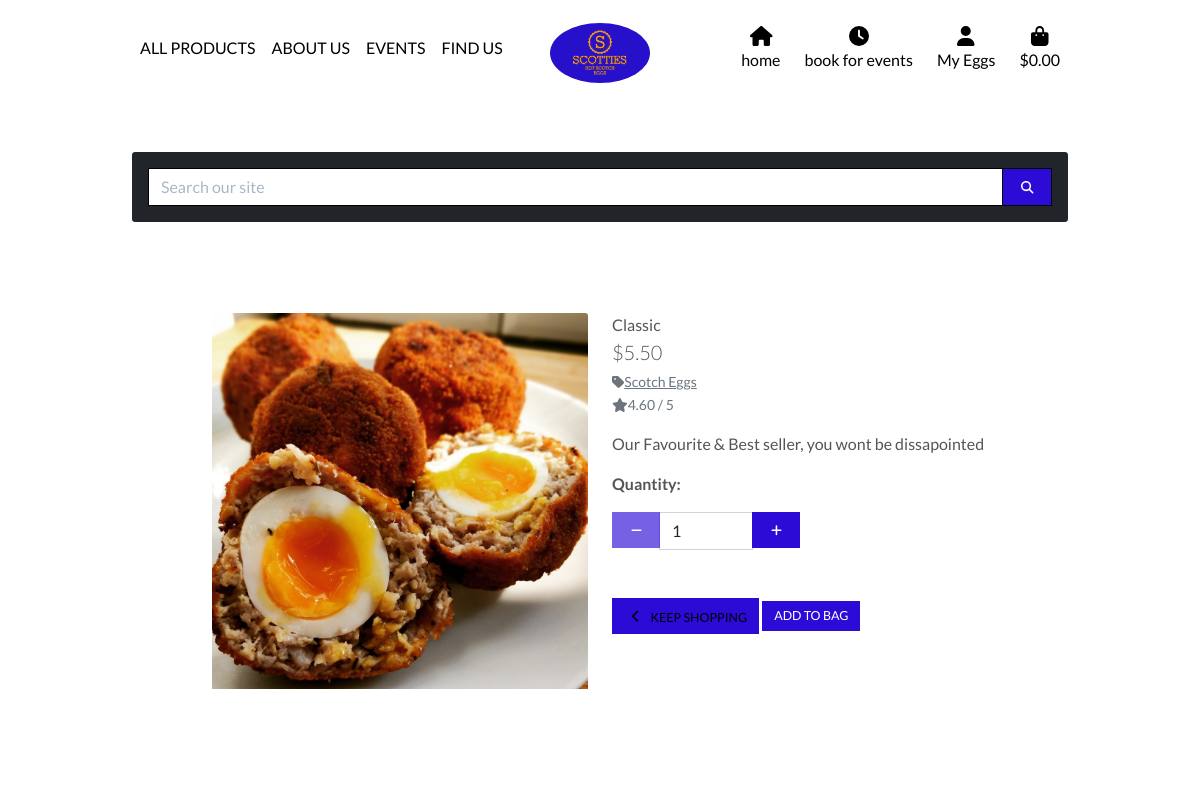
The page /products/1/ on the database its author committed.
### products/models.py (models this page shows, shortened)
class Product(models.Model):
    category = models.ForeignKey('Category', null=True, blank=True, on_delete=models.SET_NULL)
    sku = models.CharField(max_length=254, null=True, blank=True)
    name = models.CharField(max_length=254)
    description = models.TextField()
    price = models.DecimalField(max_digits=6, decimal_places=2)
    rating = models.DecimalField(max_digits=6, decimal_places=2, null=True, blank=True)
    image_url = models.URLField(max_length=1024, null=True, blank=True)
    image = models.ImageField(null=True, blank=True)

class Category(models.Model):
    name = models.CharField(max_length=254)
    friendly_name = models.CharField(max_length=254, null=True, blank=True)

### products/views.py (the view)
# urls.py: path('<int:product_id>/', views.product_detail, name='product_detail'),
def product_detail(request, product_id):
    product = get_object_or_404(Product, pk=product_id)
    context = {
        'product': product,
    }
    return render(request, 'products/product_detail.html', context)

### bag/contexts.py (called while the page is built, shortened)
def bag_contents(request):
    bag_items = []
    total = 0
    product_count = 0
    bag = request.session.get('bag', {})
    if total < settings.FREE_DELIVERY_THRESHOLD:
        delivery = total * Decimal(settings.STANDARD_DELIVERY_PERCENTAGE / 100)
        free_delivery_delta = settings.FREE_DELIVERY_THRESHOLD - total
    else:
        delivery = 0
        free_delivery_delta = 0
    grand_total = delivery + total
    context = {
        'bag_items': bag_items,
        'total': total,
        'product_count': product_count,
        'delivery': delivery,
        'free_delivery_delta': free_delivery_delta,
        'free_delivery_threshold': settings.FREE_DELIVERY_THRESHOLD,
        'grand_total': grand_total,
    }
    return context

### products/templates/products/product_detail.html (shortened to what this page needs)
{% extends "base.html" %}
{% load static %}
{% block page_header %}
    <div class="container header-container">
    </div>
{% endblock %}
{% block content %}
    <div class="overlay"></div>
    <div class="container-fluid">
        <div class="row">
            <div class="col-12 col-md-6 col-lg-4 offset-lg-2">
                <div class="image-container my-5">
                    {% if product.image %}
                        <a href="{{ product.image.url }}" target="_blank">
                            <img class="card-img-top img-fluid" src="{{ product.image.url }}" alt="{{ product.name }}">
                        </a>
                        {% else %}
                        <a href="">
                            <img class="card-img-top img-fluid" src="{{ MEDIA_URL }}noimage.png" alt="{{ product.name }}">
                        </a>
                    {% endif %}
                </div>
            </div>
            <div class="col-12 col-md-6 col-lg-4">
                <div class="product-details-container mb-5 mt-md-5">
                    <p class="mb-0">{{ product.name }}</p>
                    <p class="lead mb-0 text-left font-weight-bold">${{ product.price }}</p>
                    {% if product.category %}
                    <p class="small mt-1 mb-0">
                        <a class="text-muted" href="{% url 'products' %}?category={{ product.category.name }}">
                            <i class="fas fa-tag mr-1"></i>{{ product.category.friendly_name }}
                        </a>
                    </p>
                    {% endif %}
                    {% if product.rating %}
                        <small class="text-muted"><i class="fas fa-star mr-1"></i>{{ product.rating }} / 5</small>
                    {% else %}
                        <small class="text-muted">No Rating</small>
                    {% endif %}
                    <p class="mt-3">{{ product.description }}</p>
                    <form class="form" action="{% url 'add_to_bag' product.id %}" method="POST">
                        <div class="form-row">
                            <div class="col-12">
                                <p class="mt-3"><strong>Quantity:</strong></p>
                                <div class="form-group w-50">
                                    <div class="input-group">
                                        <div class="input-group-prepend">
                                            <button class="decrement-qty btn btn-black rounded-0"
                                                data-item_id="{{ product.id }}" id="decrement-qty_{{ product.id }}">
                                                <span class="icon">
                                                    <i class="fas fa-minus"></i>
                                                </span>
                                            </button>
                                        </div>
                                        <input class="form-control qty_input" type="number"
                                        name="quantity" value="1" min="1" max="99"
                                        data-item_id="{{ product.id }}"
                                        id="id_qty_{{ product.id }}">
                                        <div class="input-group-append">
                                            <button class="increment-qty btn btn-black rounded-0"
                                                data-item_id="{{ product.id }}" id="increment-qty_{{ product.id }}">
                                                <span class="icon">
                                                    <i class="fas fa-plus"></i>
                                                </span>
                                            </button>
                                        </div>
                                    </div>
                                </div>
                            </div>
                            <div class="col-12">
                                <a href="{% url 'products' %}" class="btn btn-outline-black rounded-0 mt-5">
                                    <span class="icon">
                                        <i class="fas fa-chevron-left"></i>
                                    </span>
                                    <span class="text-uppercase">Keep Shopping</span>
                                </a>
                                <input type="submit" class="btn btn-black rounded-0 text-uppercase mt-5" value="Add to Bag">
                            </div>
                        </div>
                    </form>
                </div>
            </div>
        </div>
    </div>
{% endblock %}

### static/css/base.css (style rules this page uses)
html { height: 100%; }
body { background: url('/media/egg-grass.jpeg') no-repeat center center fixed; background-size: cover; height: calc(100vh - 164px); color: #555; font-family: 'Lato'; }
.icon { align-items: center; display: inline-flex; justify-content: center; height: 1.5rem; width: 1.5rem; }
.btn-black { background: black; color: white; }
.btn-outline-black { background: white; color: black !important; border: 1px solid black; }
.overlay { height: 100%; width: 100%; top: 0; left: 0; position: fixed; background: white; z-index: -1; }
@media (min-width: 1200px) { .container { max-width: 80%; } }
@media (min-width: 992px) { .header-container { padding-top: 35px; } }
.btn { background-color: #2D0BD6; font-size: 0.78rem; border: 0px; }

### rows shown on the page
Product: image (picture), name "Classic", price "5.50", category.friendly_name "Scotch Eggs", rating "4.60", description "Our Favourite & Best seller, you wont be dissapointed", quantity "1"
